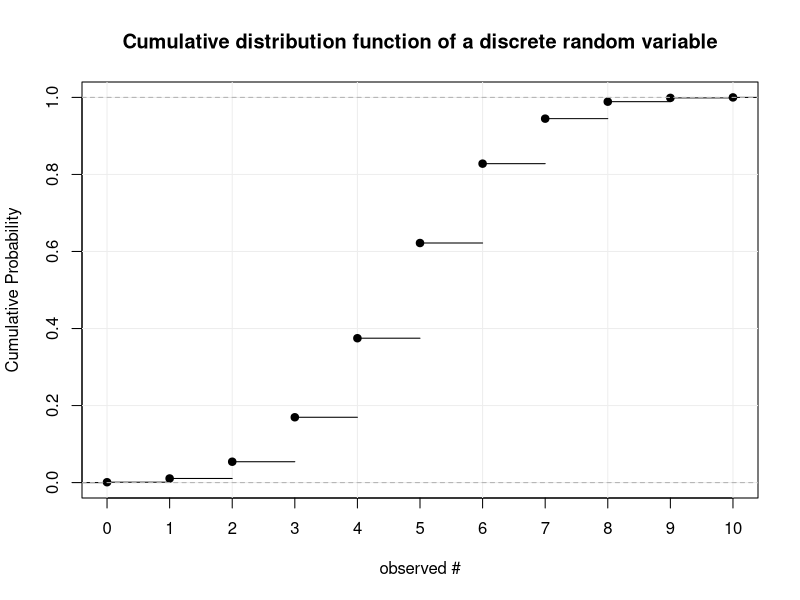
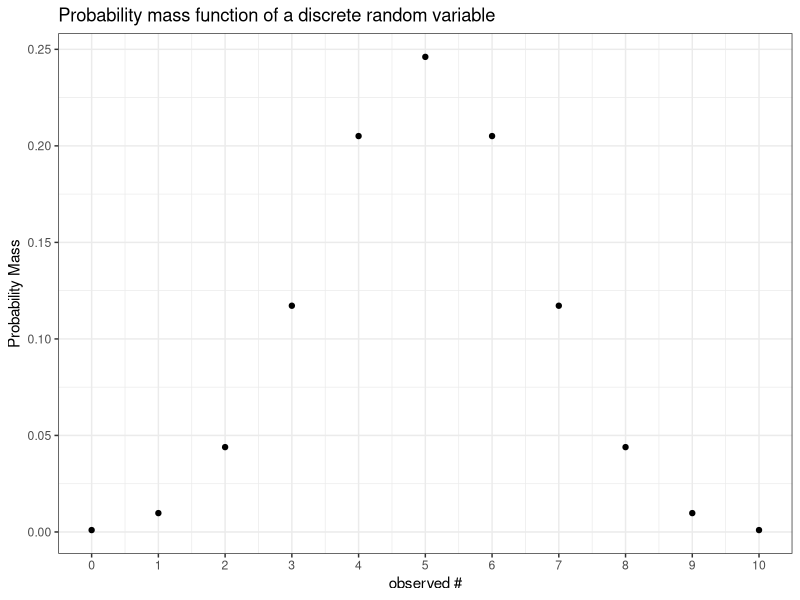
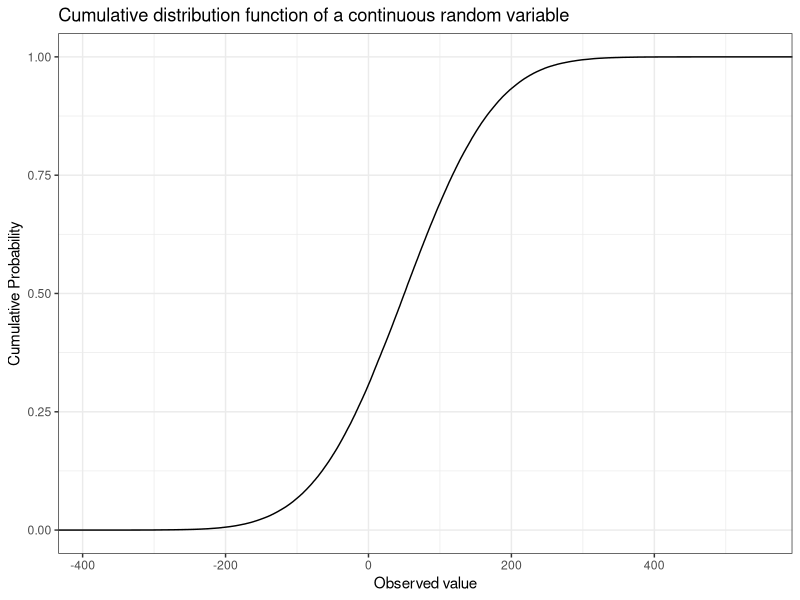
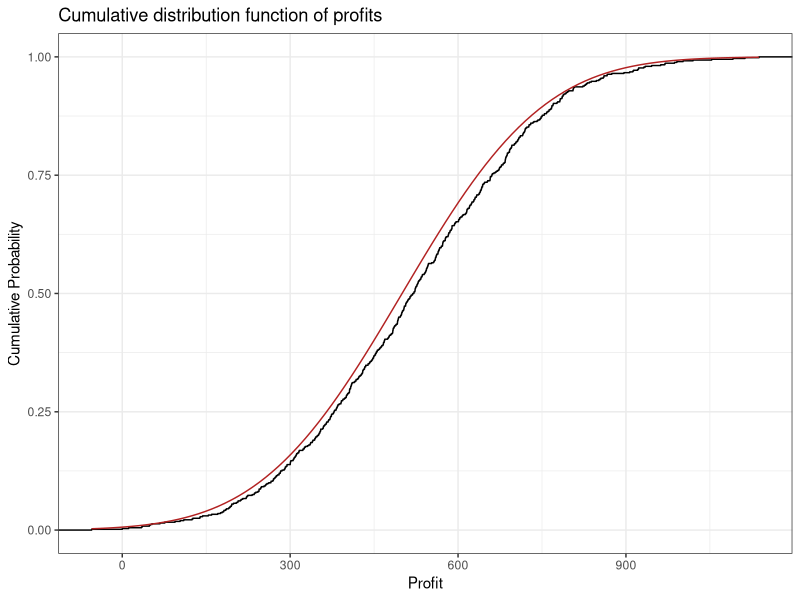
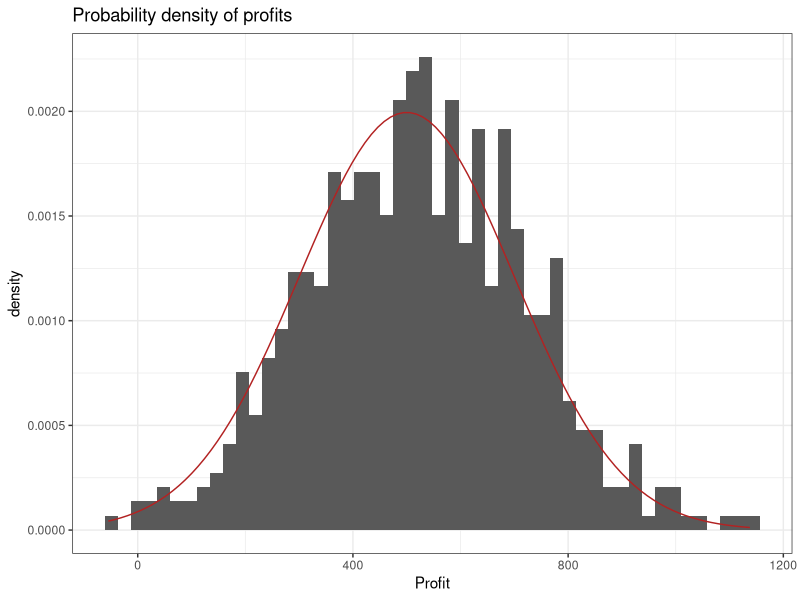

R code for these plots, in order:
## ---- chunk 1
knitr::opts_chunk$set(echo = FALSE, message = FALSE, warning = FALSE)
## ---- chunk 2
y <- rbinom(1e5, 10, 0.5)
    plot(NULL, xlim=c(0, 10), ylim = c(0,1), 
                  ylab = "Cumulative Probability", xlab = "observed #", xaxt = "n", main="Cumulative distribution function of a discrete random variable")
    axis(1, at = 0:10)
        grid(NULL, NULL, lwd = 1, lty = 'solid', col = "gray93", equilogs = FALSE)
        lines(ecdf(y))
  
## ---- chunk 3
library(ggplot2)
y <- data.frame(x=0:10, y=dbinom(0:10, 10, 0.5))
ggplot(y, aes(x = x, y = y))+
  geom_point()+
  theme_bw()+
  scale_x_continuous(breaks = 0:10, labels=0:10)+
  labs(x = "observed #", y = "Probability Mass", title = "Probability mass function of a discrete random variable")
## ---- chunk 4
library(ggplot2)
cont <- data.frame(x=rnorm(2e5, 50, 100))
ggplot(cont, aes(x=x)) + 
  stat_ecdf() +
  labs(y = "Cumulative Probability", x = "Observed value", title = "Cumulative distribution function of a continuous random variable") +
  theme_bw() 
## ---- chunk 5
set.seed(0914)
library(lubridate)
library(ggplot2)
library(knitr)
 today <- now()
  dates <- today - weeks(1:600)
  weeks <- as.integer(week(dates))
  years <- as.integer(year(dates))
  mu_profits <- 500
  sd_profits <- 200
  profit <- round(rnorm(length(dates), mu_profits, sd_profits),2)
  profit_df <- data.frame(cbind("Year" = as.integer(years), "Week" = as.integer(weeks), "Profit" = profit ))

profit_df

  
ggplot(profit_df, aes(x = profit))+
  stat_ecdf()+
  stat_function(fun = function(x){pnorm(x, mu_profits, sd_profits)}, color = 'firebrick')+
  theme_bw()+
  labs(x = "Profit", y = "Cumulative Probability", title = "Cumulative distribution function of profits")

  
ggplot(profit_df, aes(x = profit))+
      geom_histogram(aes(y=..density..), bins = 50)+
      stat_function(fun = function(x){dnorm(x, mu_profits, sd_profits)}, color = 'firebrick')+
      theme_bw()+
  labs(x = 'Profit', title = "Probability density of profits")

